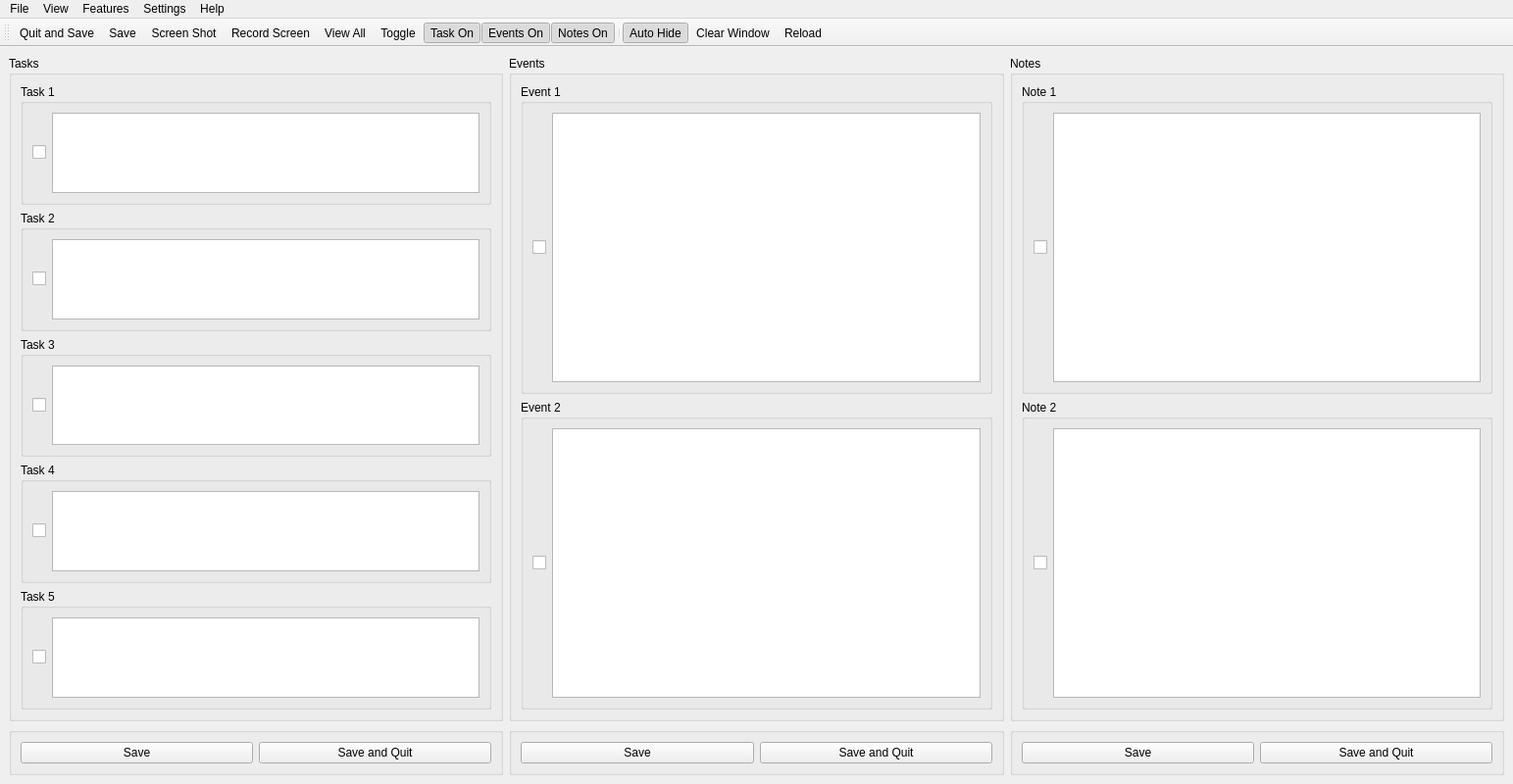
<?xml version="1.0" encoding="UTF-8"?>
<ui version="4.0">
 <class>MainWindow</class>
 <widget class="QMainWindow" name="MainWindow">
  <property name="geometry">
   <rect>
    <x>0</x>
    <y>0</y>
    <width>1543</width>
    <height>800</height>
   </rect>
  </property>
  <property name="windowTitle">
   <string>To Do List</string>
  </property>
  <property name="windowIcon">
   <iconset resource="resource.qrc">
    <normaloff>:/img/todoList_icon.png</normaloff>:/img/todoList_icon.png</iconset>
  </property>
  <property name="styleSheet">
   <string notr="true">background-image: url(:/img/background.png);</string>
  </property>
  <widget class="QWidget" name="centralwidget">
   <layout class="QGridLayout" name="gridLayout">
    <item row="0" column="0">
     <widget class="QGroupBox" name="groupBox_task">
      <property name="title">
       <string>Tasks</string>
      </property>
      <layout class="QVBoxLayout" name="verticalLayout">
       <item>
        <widget class="QGroupBox" name="groupBox_task_1">
         <property name="title">
          <string>Task 1</string>
         </property>
         <layout class="QHBoxLayout" name="horizontalLayout">
          <item>
           <widget class="QCheckBox" name="checkBox_task_1">
            <property name="text">
             <string/>
            </property>
           </widget>
          </item>
          <item>
           <widget class="QTextEdit" name="textEdit_task_1">
            <property name="maximumSize">
             <size>
              <width>16777215</width>
              <height>16777215</height>
             </size>
            </property>
            <property name="styleSheet">
             <string notr="true">background-image: url(:/img/event_Background.png);</string>
            </property>
           </widget>
          </item>
         </layout>
        </widget>
       </item>
       <item>
        <widget class="QGroupBox" name="groupBox_task_2">
         <property name="title">
          <string>Task 2</string>
         </property>
         <layout class="QHBoxLayout" name="horizontalLayout_3">
          <item>
           <widget class="QCheckBox" name="checkBox_task_2">
            <property name="text">
             <string/>
            </property>
           </widget>
          </item>
          <item>
           <widget class="QTextEdit" name="textEdit_task_2">
            <property name="maximumSize">
             <size>
              <width>16777215</width>
              <height>16777215</height>
             </size>
            </property>
            <property name="styleSheet">
             <string notr="true">background-image: url(:/img/event_Background.png);</string>
            </property>
           </widget>
          </item>
         </layout>
        </widget>
       </item>
       <item>
        <widget class="QGroupBox" name="groupBox_task_3">
         <property name="title">
          <string>Task 3</string>
         </property>
         <layout class="QHBoxLayout" name="horizontalLayout_4">
          <item>
           <widget class="QCheckBox" name="checkBox_task_3">
            <property name="text">
             <string/>
            </property>
           </widget>
          </item>
          <item>
           <widget class="QTextEdit" name="textEdit_task_3">
            <property name="maximumSize">
             <size>
              <width>16777215</width>
              <height>16777215</height>
             </size>
            </property>
            <property name="styleSheet">
             <string notr="true">background-image: url(:/img/event_Background.png);</string>
            </property>
           </widget>
          </item>
         </layout>
        </widget>
       </item>
       <item>
        <widget class="QGroupBox" name="groupBox_task_4">
         <property name="title">
          <string>Task 4</string>
         </property>
         <layout class="QHBoxLayout" name="horizontalLayout_5">
          <item>
           <widget class="QCheckBox" name="checkBox_task_4">
            <property name="text">
             <string/>
            </property>
           </widget>
          </item>
          <item>
           <widget class="QTextEdit" name="textEdit_task_4">
            <property name="maximumSize">
             <size>
              <width>16777215</width>
              <height>16777215</height>
             </size>
            </property>
            <property name="styleSheet">
             <string notr="true">background-image: url(:/img/event_Background.png);</string>
            </property>
           </widget>
          </item>
         </layout>
        </widget>
       </item>
       <item>
        <widget class="QGroupBox" name="groupBox_task_5">
         <property name="title">
          <string>Task 5</string>
         </property>
         <layout class="QHBoxLayout" name="horizontalLayout_6">
          <item>
           <widget class="QCheckBox" name="checkBox_task_5">
            <property name="text">
             <string/>
            </property>
           </widget>
          </item>
          <item>
           <widget class="QTextEdit" name="textEdit_task_5">
            <property name="maximumSize">
             <size>
              <width>16777215</width>
              <height>16777215</height>
             </size>
            </property>
            <property name="styleSheet">
             <string notr="true">background-image: url(:/img/event_Background.png);</string>
            </property>
           </widget>
          </item>
         </layout>
        </widget>
       </item>
      </layout>
     </widget>
    </item>
    <item row="0" column="1">
     <widget class="QGroupBox" name="groupBox_events">
      <property name="title">
       <string>Events</string>
      </property>
      <layout class="QVBoxLayout" name="verticalLayout_2">
       <item>
        <widget class="QGroupBox" name="groupBox_event_1">
         <property name="title">
          <string>Event 1</string>
         </property>
         <layout class="QHBoxLayout" name="horizontalLayout_2">
          <item>
           <widget class="QCheckBox" name="checkBox_event_1">
            <property name="text">
             <string/>
            </property>
           </widget>
          </item>
          <item>
           <widget class="QPlainTextEdit" name="plainTextEdit_event_1">
            <property name="maximumSize">
             <size>
              <width>16777215</width>
              <height>16777215</height>
             </size>
            </property>
            <property name="styleSheet">
             <string notr="true">background-image: url(:/img/note_Background.png);</string>
            </property>
           </widget>
          </item>
         </layout>
        </widget>
       </item>
       <item>
        <widget class="QGroupBox" name="groupBox_event_2">
         <property name="title">
          <string>Event 2</string>
         </property>
         <layout class="QHBoxLayout" name="horizontalLayout_7">
          <item>
           <widget class="QCheckBox" name="checkBox_event_2">
            <property name="text">
             <string/>
            </property>
           </widget>
          </item>
          <item>
           <widget class="QPlainTextEdit" name="plainTextEdit_event_2">
            <property name="maximumSize">
             <size>
              <width>16777215</width>
              <height>16777215</height>
             </size>
            </property>
            <property name="styleSheet">
             <string notr="true">background-image: url(:/img/note_Background.png);</string>
            </property>
           </widget>
          </item>
         </layout>
        </widget>
       </item>
      </layout>
     </widget>
    </item>
    <item row="0" column="2">
     <widget class="QGroupBox" name="groupBox_notes">
      <property name="title">
       <string>Notes</string>
      </property>
      <layout class="QVBoxLayout" name="verticalLayout_3">
       <item>
        <widget class="QGroupBox" name="groupBox_note_1">
         <property name="title">
          <string>Note 1</string>
         </property>
         <layout class="QHBoxLayout" name="horizontalLayout_9">
          <item>
           <widget class="QCheckBox" name="checkBox_note_1">
            <property name="text">
             <string/>
            </property>
           </widget>
          </item>
          <item>
           <widget class="QPlainTextEdit" name="plainTextEdit_note_1">
            <property name="styleSheet">
             <string notr="true">background-image: url(:/img/note_Background.png);</string>
            </property>
           </widget>
          </item>
         </layout>
        </widget>
       </item>
       <item>
        <widget class="QGroupBox" name="groupBox_note_2">
         <property name="title">
          <string>Note 2</string>
         </property>
         <layout class="QHBoxLayout" name="horizontalLayout_10">
          <item>
           <widget class="QCheckBox" name="checkBox_note_2">
            <property name="text">
             <string/>
            </property>
           </widget>
          </item>
          <item>
           <widget class="QPlainTextEdit" name="plainTextEdit_note_2">
            <property name="styleSheet">
             <string notr="true">background-image: url(:/img/note_Background.png);</string>
            </property>
           </widget>
          </item>
         </layout>
        </widget>
       </item>
      </layout>
     </widget>
    </item>
    <item row="1" column="0">
     <widget class="QGroupBox" name="groupBox_save_quit">
      <property name="styleSheet">
       <string notr="true">background-image: url(:/img/bottom_Background.png);</string>
      </property>
      <property name="title">
       <string/>
      </property>
      <layout class="QHBoxLayout" name="horizontalLayout_8">
       <item>
        <widget class="QPushButton" name="pushButton_save">
         <property name="text">
          <string>Save</string>
         </property>
        </widget>
       </item>
       <item>
        <widget class="QPushButton" name="pushButton_save_quit">
         <property name="text">
          <string>Save and Quit</string>
         </property>
        </widget>
       </item>
      </layout>
     </widget>
    </item>
    <item row="1" column="1">
     <widget class="QGroupBox" name="groupBox_save_quit2">
      <property name="styleSheet">
       <string notr="true">background-image: url(:/img/bottom_Background.png);</string>
      </property>
      <property name="title">
       <string/>
      </property>
      <layout class="QHBoxLayout" name="horizontalLayout_8">
       <item>
        <widget class="QPushButton" name="pushButton_save2">
         <property name="text">
          <string>Save</string>
         </property>
        </widget>
       </item>
       <item>
        <widget class="QPushButton" name="pushButton_save_quit2">
         <property name="text">
          <string>Save and Quit</string>
         </property>
        </widget>
       </item>
      </layout>
     </widget>
    </item>
    <item row="1" column="2">
     <widget class="QGroupBox" name="groupBox_save_quit3">
      <property name="styleSheet">
       <string notr="true">background-image: url(:/img/bottom_Background.png);</string>
      </property>
      <property name="title">
       <string/>
      </property>
      <layout class="QHBoxLayout" name="horizontalLayout_8">
       <item>
        <widget class="QPushButton" name="pushButton_save3">
         <property name="text">
          <string>Save</string>
         </property>
        </widget>
       </item>
       <item>
        <widget class="QPushButton" name="pushButton_save_quit3">
         <property name="text">
          <string>Save and Quit</string>
         </property>
        </widget>
       </item>
      </layout>
     </widget>
    </item>
   </layout>
  </widget>
  <widget class="QMenuBar" name="menubar">
   <property name="geometry">
    <rect>
     <x>0</x>
     <y>0</y>
     <width>1543</width>
     <height>28</height>
    </rect>
   </property>
   <widget class="QMenu" name="menuFile">
    <property name="title">
     <string>File</string>
    </property>
    <addaction name="actionSave"/>
    <addaction name="actionClear_All"/>
    <addaction name="actionReload"/>
    <addaction name="actionQuit"/>
   </widget>
   <widget class="QMenu" name="menuSettings">
    <property name="title">
     <string>Settings</string>
    </property>
    <addaction name="actionSave_Position"/>
    <addaction name="actionSave_Postion_on_Exit"/>
    <addaction name="actionEvents_Save_to_Text_File"/>
    <addaction name="actionEvents_Save_to_Many_Text_Files"/>
    <addaction name="actionNotes_Save_to_Text_File"/>
    <addaction name="actionNotes_Save_to_Many_Text_Files"/>
    <addaction name="actionTasks_Save_to_Text_File"/>
    <addaction name="actionTasks_Save_to_Many_Text_Files"/>
    <addaction name="actionReset"/>
   </widget>
   <widget class="QMenu" name="menuHelp">
    <property name="title">
     <string>Help</string>
    </property>
    <addaction name="actionJoin_Our_Social_Groups"/>
    <addaction name="actionGettings_Started"/>
    <addaction name="actionAbout"/>
    <addaction name="actionAbout_QT"/>
    <addaction name="actionAbout_TODOs"/>
    <addaction name="actionCredits"/>
    <addaction name="actionKeyboard_Shortcuts"/>
    <addaction name="actionUsers_Guide"/>
    <addaction name="actionCopyright"/>
    <addaction name="actionDonate"/>
   </widget>
   <widget class="QMenu" name="menuView">
    <property name="title">
     <string>View</string>
    </property>
    <addaction name="actionToggle"/>
    <addaction name="actionView_All"/>
    <addaction name="actionShow_Events"/>
    <addaction name="actionNotes_On"/>
    <addaction name="actionShow_Tasks"/>
    <addaction name="separator"/>
    <addaction name="actionShow_Tool_Bar"/>
    <addaction name="actionSave_Quit_Visible"/>
    <addaction name="actionAuto_Hide"/>
    <addaction name="separator"/>
   </widget>
   <widget class="QMenu" name="menuFeatures">
    <property name="title">
     <string>Features</string>
    </property>
    <addaction name="actionShow_Light_Icons"/>
    <addaction name="actionOrder"/>
    <addaction name="actionRecord_Screen"/>
    <addaction name="actionScreen_Shot"/>
    <addaction name="separator"/>
    <addaction name="actionShow_Fortune"/>
    <addaction name="actionShow_Fortune_Before_After"/>
    <addaction name="separator"/>
    <addaction name="actionShow_Current_Weather"/>
    <addaction name="actionShow_Weather_Before_After"/>
   </widget>
   <addaction name="menuFile"/>
   <addaction name="menuView"/>
   <addaction name="menuFeatures"/>
   <addaction name="menuSettings"/>
   <addaction name="menuHelp"/>
  </widget>
  <widget class="QToolBar" name="toolBar">
   <property name="windowTitle">
    <string>toolBar</string>
   </property>
   <attribute name="toolBarArea">
    <enum>TopToolBarArea</enum>
   </attribute>
   <attribute name="toolBarBreak">
    <bool>false</bool>
   </attribute>
   <addaction name="actionQuit"/>
   <addaction name="actionSave"/>
   <addaction name="actionScreen_Shot"/>
   <addaction name="actionRecord_Screen"/>
   <addaction name="actionView_All"/>
   <addaction name="actionToggle"/>
   <addaction name="actionShow_Tasks"/>
   <addaction name="actionShow_Events"/>
   <addaction name="actionNotes_On"/>
   <addaction name="separator"/>
   <addaction name="actionAuto_Hide"/>
   <addaction name="actionClear_All"/>
   <addaction name="actionReload"/>
  </widget>
  <action name="actionQuit">
   <property name="icon">
    <iconset resource="resource.qrc">
     <normaloff>:/img/quit_icon_white.png</normaloff>:/img/quit_icon_white.png</iconset>
   </property>
   <property name="text">
    <string>Quit and Save</string>
   </property>
   <property name="shortcut">
    <string>Ctrl+Q</string>
   </property>
  </action>
  <action name="actionSave">
   <property name="icon">
    <iconset resource="resource.qrc">
     <normaloff>:/img/save_icon_white.png</normaloff>:/img/save_icon_white.png</iconset>
   </property>
   <property name="text">
    <string>Save</string>
   </property>
   <property name="shortcut">
    <string>Ctrl+S</string>
   </property>
  </action>
  <action name="actionAbout_QT">
   <property name="icon">
    <iconset>
     <normalon>:/img/QT_Logo.png</normalon>
    </iconset>
   </property>
   <property name="text">
    <string>About QT</string>
   </property>
  </action>
  <action name="actionSave_Position">
   <property name="text">
    <string>Save Position</string>
   </property>
   <property name="shortcut">
    <string>Ctrl+P</string>
   </property>
  </action>
  <action name="actionSave_Quit_Visible">
   <property name="checkable">
    <bool>true</bool>
   </property>
   <property name="text">
    <string>Hide Save and Quit</string>
   </property>
  </action>
  <action name="actionShow_Events">
   <property name="checkable">
    <bool>true</bool>
   </property>
   <property name="checked">
    <bool>true</bool>
   </property>
   <property name="icon">
    <iconset resource="resource.qrc">
     <normaloff>:/img/event_icon_white.png</normaloff>:/img/event_icon_white.png</iconset>
   </property>
   <property name="text">
    <string>Events On</string>
   </property>
   <property name="toolTip">
    <string>Events On/Off</string>
   </property>
   <property name="shortcut">
    <string>Ctrl+E</string>
   </property>
  </action>
  <action name="actionReload">
   <property name="icon">
    <iconset resource="resource.qrc">
     <normaloff>:/img/Reload_icon_white.png</normaloff>:/img/Reload_icon_white.png</iconset>
   </property>
   <property name="text">
    <string>Reload</string>
   </property>
  </action>
  <action name="actionClear_All">
   <property name="icon">
    <iconset>
     <normalon>:/img/clear_icon_white.png</normalon>
    </iconset>
   </property>
   <property name="text">
    <string>Clear Window</string>
   </property>
  </action>
  <action name="actionReset">
   <property name="text">
    <string>Reset</string>
   </property>
  </action>
  <action name="actionAuto_Hide">
   <property name="checkable">
    <bool>true</bool>
   </property>
   <property name="checked">
    <bool>true</bool>
   </property>
   <property name="icon">
    <iconset>
     <normalon>:/img/show_icon_white.png</normalon>
    </iconset>
   </property>
   <property name="text">
    <string>Auto Hide</string>
   </property>
  </action>
  <action name="actionShow_Tasks">
   <property name="checkable">
    <bool>true</bool>
   </property>
   <property name="checked">
    <bool>true</bool>
   </property>
   <property name="icon">
    <iconset>
     <normalon>:/img/task_icon_white.png</normalon>
    </iconset>
   </property>
   <property name="text">
    <string>Task On</string>
   </property>
   <property name="toolTip">
    <string>Task On/Off</string>
   </property>
   <property name="shortcut">
    <string>Ctrl+K</string>
   </property>
  </action>
  <action name="actionToggle">
   <property name="icon">
    <iconset>
     <normalon>:/img/toggle_icon_white.png</normalon>
    </iconset>
   </property>
   <property name="text">
    <string>Toggle</string>
   </property>
   <property name="shortcut">
    <string>Ctrl+T</string>
   </property>
  </action>
  <action name="actionEvents_Save_to_Text_File">
   <property name="checkable">
    <bool>true</bool>
   </property>
   <property name="checked">
    <bool>true</bool>
   </property>
   <property name="text">
    <string>Events Save to Text File</string>
   </property>
  </action>
  <action name="actionEvents_Save_to_Many_Text_Files">
   <property name="checkable">
    <bool>true</bool>
   </property>
   <property name="checked">
    <bool>true</bool>
   </property>
   <property name="text">
    <string>Events Save to Many Text Files</string>
   </property>
  </action>
  <action name="actionTasks_Save_to_Text_File">
   <property name="checkable">
    <bool>true</bool>
   </property>
   <property name="checked">
    <bool>true</bool>
   </property>
   <property name="text">
    <string>Tasks Save to Text File</string>
   </property>
  </action>
  <action name="actionTasks_Save_to_Many_Text_Files">
   <property name="checkable">
    <bool>true</bool>
   </property>
   <property name="checked">
    <bool>true</bool>
   </property>
   <property name="text">
    <string>Tasks Save to Many Text Files</string>
   </property>
  </action>
  <action name="actionNotes_On">
   <property name="checkable">
    <bool>true</bool>
   </property>
   <property name="checked">
    <bool>true</bool>
   </property>
   <property name="icon">
    <iconset resource="resource.qrc">
     <normaloff>:/img/notes_icon_white.png</normaloff>:/img/notes_icon_white.png</iconset>
   </property>
   <property name="text">
    <string>Notes On</string>
   </property>
   <property name="toolTip">
    <string>Notes On/Off</string>
   </property>
   <property name="shortcut">
    <string>Ctrl+N</string>
   </property>
  </action>
  <action name="actionNotes_Save_to_Text_File">
   <property name="checkable">
    <bool>true</bool>
   </property>
   <property name="checked">
    <bool>true</bool>
   </property>
   <property name="text">
    <string>Notes Save to Text File</string>
   </property>
  </action>
  <action name="actionNotes_Save_to_Many_Text_Files">
   <property name="checkable">
    <bool>true</bool>
   </property>
   <property name="checked">
    <bool>true</bool>
   </property>
   <property name="text">
    <string>Notes Save to Many Text Files</string>
   </property>
  </action>
  <action name="actionView_All">
   <property name="icon">
    <iconset>
     <normalon>:/img/viewall_icon_white.png</normalon>
    </iconset>
   </property>
   <property name="text">
    <string>View All</string>
   </property>
   <property name="shortcut">
    <string>Ctrl+A</string>
   </property>
  </action>
  <action name="actionOrder">
   <property name="text">
    <string>Events, Notes, Tasks</string>
   </property>
   <property name="shortcut">
    <string>Ctrl+O</string>
   </property>
  </action>
  <action name="actionShow_Tool_Bar">
   <property name="checkable">
    <bool>true</bool>
   </property>
   <property name="checked">
    <bool>true</bool>
   </property>
   <property name="text">
    <string>Show Tool Bar</string>
   </property>
  </action>
  <action name="actionJoin_Our_Social_Groups">
   <property name="icon">
    <iconset resource="resource.qrc">
     <normaloff>:/img/ashersprograms_logo.png</normaloff>:/img/ashersprograms_logo.png</iconset>
   </property>
   <property name="text">
    <string>Join Our Social Groups</string>
   </property>
  </action>
  <action name="actionGettings_Started">
   <property name="text">
    <string>Gettings Started</string>
   </property>
  </action>
  <action name="actionAbout">
   <property name="icon">
    <iconset resource="resource.qrc">
     <normaloff>:/img/todoList_icon.png</normaloff>:/img/todoList_icon.png</iconset>
   </property>
   <property name="text">
    <string>About</string>
   </property>
  </action>
  <action name="actionCredits">
   <property name="text">
    <string>Credits</string>
   </property>
  </action>
  <action name="actionKeyboard_Shortcuts">
   <property name="text">
    <string>Keyboard Shortcuts</string>
   </property>
  </action>
  <action name="actionUsers_Guide">
   <property name="text">
    <string>Users Guide</string>
   </property>
  </action>
  <action name="actionCopyright">
   <property name="text">
    <string>Copyright</string>
   </property>
  </action>
  <action name="actionDonate">
   <property name="text">
    <string>Donate</string>
   </property>
  </action>
  <action name="actionShow_Fortune">
   <property name="checkable">
    <bool>true</bool>
   </property>
   <property name="text">
    <string>Show Fortune</string>
   </property>
  </action>
  <action name="actionShow_Current_Weather">
   <property name="checkable">
    <bool>true</bool>
   </property>
   <property name="text">
    <string>Show Current Weather</string>
   </property>
  </action>
  <action name="actionShow_Fortune_Before_After">
   <property name="checkable">
    <bool>true</bool>
   </property>
   <property name="text">
    <string>Show Fortune Before/After</string>
   </property>
  </action>
  <action name="actionShow_Weather_Before_After">
   <property name="checkable">
    <bool>true</bool>
   </property>
   <property name="checked">
    <bool>true</bool>
   </property>
   <property name="text">
    <string>Show Weather Before/After</string>
   </property>
  </action>
  <action name="actionSave_Postion_on_Exit">
   <property name="checkable">
    <bool>true</bool>
   </property>
   <property name="text">
    <string>Save Postion on Exit</string>
   </property>
  </action>
  <action name="actionShow_Light_Icons">
   <property name="text">
    <string>Show Dark Icons</string>
   </property>
   <property name="toolTip">
    <string>Show Light Icons</string>
   </property>
  </action>
  <action name="actionScreen_Shot">
   <property name="icon">
    <iconset resource="resource.qrc">
     <normaloff>:/img/screenshot_icon_white.png</normaloff>:/img/screenshot_icon_white.png</iconset>
   </property>
   <property name="text">
    <string>Screen Shot</string>
   </property>
  </action>
  <action name="actionRecord_Screen">
   <property name="icon">
    <iconset resource="resource.qrc">
     <normaloff>:/img/screenrecorder_icon_white.png</normaloff>:/img/screenrecorder_icon_white.png</iconset>
   </property>
   <property name="text">
    <string>Record Screen</string>
   </property>
  </action>
  <action name="actionAbout_TODOs">
   <property name="text">
    <string>About TODOs</string>
   </property>
  </action>
 </widget>
 <tabstops>
  <tabstop>pushButton_save</tabstop>
  <tabstop>pushButton_save_quit</tabstop>
  <tabstop>plainTextEdit_event_1</tabstop>
  <tabstop>plainTextEdit_event_2</tabstop>
  <tabstop>checkBox_task_1</tabstop>
  <tabstop>checkBox_task_2</tabstop>
  <tabstop>checkBox_task_3</tabstop>
  <tabstop>checkBox_task_4</tabstop>
  <tabstop>checkBox_task_5</tabstop>
  <tabstop>checkBox_event_1</tabstop>
  <tabstop>checkBox_event_2</tabstop>
 </tabstops>
 <resources>
  <include location="resource.qrc"/>
 </resources>
 <connections/>
</ui>
